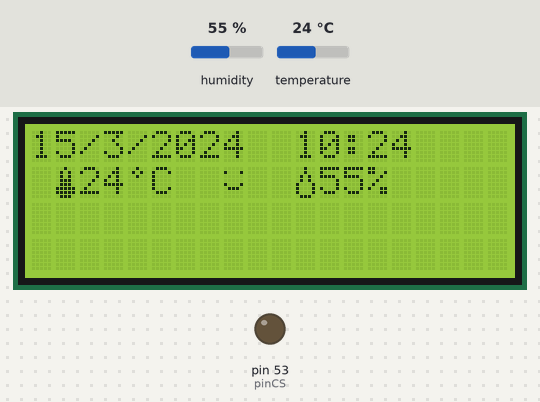
This sketch was run on a simulated Arduino Mega 2560, built for the host (arithmetic inside an expression is 32-bit, double 64-bit). Parts: 20×4 character LCD, output pins drawn as LEDs (lit = HIGH). The test bench sets the inputs (shaded band); at power-on: humidity 55 %, temperature 24 °C. WiFi joins after 1.5 s; servers stay silent unless stated; the local clock reads 2024-03-15 10:24:30 at power-on unless the sketch sets it; storage starts empty; what the sketch prints to the serial monitor is not drawn.

Above: at 3.5 s.
3.6 s: humidity set to 22 %
At 6.0 s:
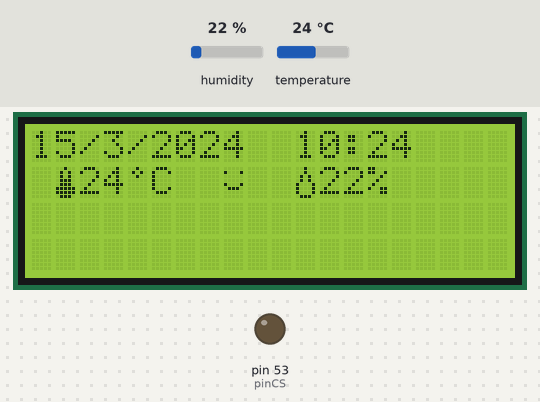
6.5 s: temperature set to 12 °C
At 7.7 s:
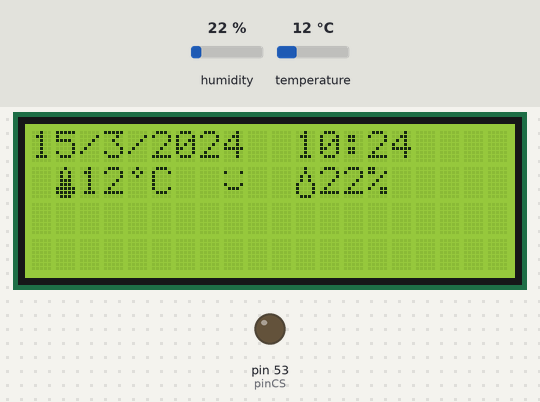
8.6 s: humidity set to 40 %
At 10.4 s:
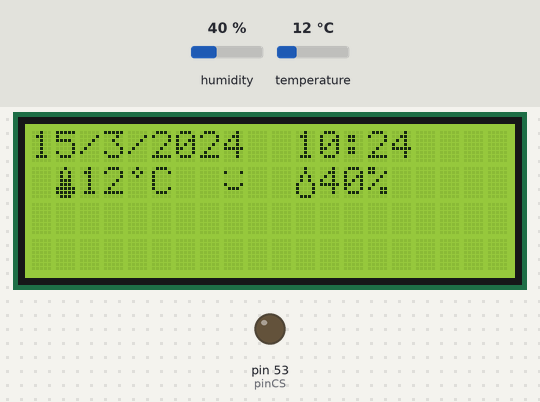
10.7 s: temperature set to 19 °C
At 31.0 s:
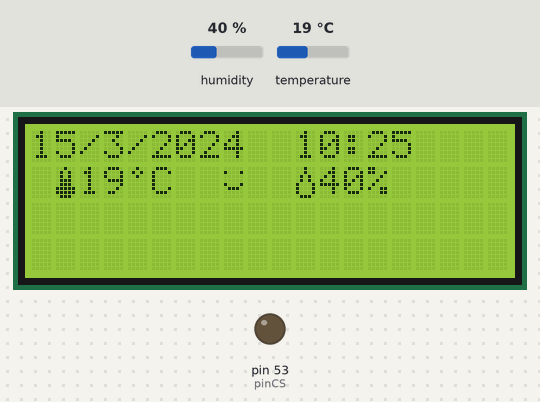
Timing chart, 0 to 31.8 s (numbered marks = the images above; inputs shaded):
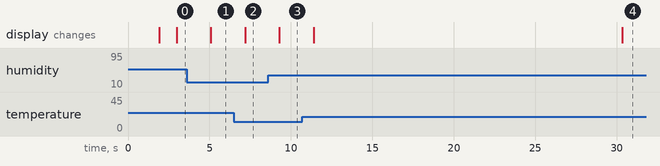

The sketch:

All_inBlynk.ino
```cpp
// Ks code for DHT 11 sensor with the timestamp.
// Provides a data registering onto a SD card, a display throughout the serial monitor,
// an LCD display and wifi ( requires blynk app + the auth[] key writen below)

#include "DHT.h"
#include <SD.h>
#include <SPI.h>
#include <LiquidCrystal_I2C.h> // includes the LiquidCrystal_I2C Library
#include <virtuabotixRTC.h> // includes the library for RTC DS1302
#include <ESP8266_Lib.h>
#include <BlynkSimpleShieldEsp8266.h>
#define BLYNK_PRINT Serial

#define DHTPIN 2     // what digital pin we're connected to

#define DHTTYPE DHT11   // DHT 11

#define EspSerial Serial1 // Hardware Serial on Mega, Leonardo, Micro...
// or Software Serial on Uno, Nano...
//#include <SoftwareSerial.h>
//SoftwareSerial EspSerial(2, 3); // RX, TX
// Using this code, we can emulate other RX & TX pins
// for serial communication. It is required for Arduino Uno
// since the RX0 & TX0 are already used by the USB connexion
// to the computer, and therefore they are not available.

// Your ESP8266 baud rate:
#define ESP8266_BAUD 115200 // Depends on the ESP module, ours is 115200

// Initialize Wifi communication
ESP8266 wifi(&EspSerial);

// Initialize SD file
File myFile;

// Indicate the pin where we plug the RTC module
int pinCS = 53; // pin 10 on Arduino Uno & 53 on Mega !


// Initialize DHT sensor.
DHT dht(DHTPIN, DHTTYPE);
// Creation of the display
LiquidCrystal_I2C lcd(0x27,20,4);
// Wiring infos for RTC
virtuabotixRTC myRTC(6, 7, 8);
//Icons on the LCD
byte th[8] = //icon for thermometer
{
    B00100,
    B01010,
    B01010,
    B01110,
    B01110,
    B11111,
    B11111,
    B01110
};

byte hum[8] = //icon for water droplet
{
    B00100,
    B00100,
    B01010,
    B01010,
    B10001,
    B10001,
    B10001,
    B01110,
};

byte smiley[8] = { // icon for smiley
  B00000,
  B10001,
  B00000,
  B00000,
  B10001,
  B01110,
  B00000,
};

byte deg[8] = { //icon for degrees = °
  B00100,
  B01010,
  B00100,
  B00000,
  B00000,
  B00000,
  B00000,
};


// You should get Auth Token in the Blynk App.
// Go to the Project Settings (nut icon).
char auth[] = "e9a83c1de755439997fa31c65982d722";

// Your WiFi credentials.
// Set password to "" for open networks.
char ssid[] = "Intership"; // Always keep the "" !
char pass[] = "42788201"; // Here aswell


void setup()
{

  // Set ESP8266 baud rate
  EspSerial.begin(ESP8266_BAUD);

// Open the serial communication
  Serial.begin(9600);
  Serial.println("DHT11 test!");

// Start to connect to wifi
  Serial.println("Connecting to Wifi ...");
  Blynk.begin(auth, wifi, ssid, pass);
  // You can also specify server:
  //Blynk.begin(auth, wifi, ssid, pass, "blynk-cloud.com", 8442);
  //Blynk.begin(auth, wifi, ssid, pass, IPAddress(192,168,1,100), 8442);

  dht.begin(); // Initialize the dht
  Serial.println("Wifi connected !");
  Serial.println("Start SD Card initialization ...");
  pinMode(pinCS, OUTPUT); // Initialize the RTC module

  // SD Card Initialization
  if (SD.begin()) {
    Serial.println("SD Card is ready to use.");
  } else {
    Serial.println("SD Card initialization failed");
    return;
  }

  lcd.init(); // Initializes the interface to the LCD screen
  lcd.backlight();  // Enable the backlight for better visibility

  lcd.createChar(1,th); // Create all icons that we set previously
  lcd.createChar(2,hum); // and attribute them a number
  lcd.createChar(3,smiley);
  lcd.createChar(4,deg);

  //Set current date : (sec,min,hours,day,daydate,monthdate,yeardate)
 // myRTC.setDS1302Time(40,20,11,3,13,6,2018);
  // Have to be commented after first programmation.
  // We don't want to reprogram the date for each use, that's why we use battery
  // and we then comment this part after first use
}

void loop()
{
  Blynk.run();
  // Wait a few seconds between measurements.
  delay(1000); // Curently 1s but can change the value (on milliseconds here)

  int h = dht.readHumidity();
  int t = dht.readTemperature(); // or dht.readTemperature(true) for Fahrenheit

  if (isnan(h) || isnan(t)) {
    Serial.println("Failed to read from DHT sensor!");
    return;
  }
  // You can send any value at any time.
  // Please don't send more that 10 values per second.
  Blynk.virtualWrite(V5, h);
  Blynk.virtualWrite(V6, t);

  myRTC.updateTime(); // Updating the time from RTC

 //  Print everything in the serial monitor
  Serial.print(myRTC.dayofmonth);
  Serial.print("/");
  Serial.print(myRTC.month);
  Serial.print("/");
  Serial.print(myRTC.year);
  Serial.print("  ");
  Serial.print(myRTC.hours);
  Serial.print(":");
  Serial.print(myRTC.minutes);
  Serial.print("Humidity: ");
  Serial.print(h);
  Serial.print(" %\t");
  Serial.print("Temperature: ");
  Serial.print(t);
  Serial.print(" *C \n ");

  // Writing datas inside SD file
  myFile = SD.open("dht11.txt", FILE_WRITE); // can change the file name by modifying here "dht11.txt"
  // if the file opened okay, write to it:
  if (myFile) {
    myFile.print(myRTC.dayofmonth);
    myFile.print("/");
    myFile.print(myRTC.month);
    myFile.print("/");
    myFile.print(myRTC.year);
    myFile.print("  ");
    myFile.print(myRTC.hours);
    myFile.print(":");
    myFile.print(myRTC.minutes);
    myFile.print("  Humidity: ");
    myFile.print(h);
    myFile.print(" %\t");
    myFile.print("Temperature: ");
    myFile.print(t);
    myFile.println(" *C");
    myFile.close();
  }
  // if the file didn't open, print an error:
  else {
    Serial.println("error opening dht11.txt");
  }


  // Printing part on the LCD Screen
  lcd.setCursor(0,0); // set cursor line 1
  lcd.print(myRTC.dayofmonth);
  lcd.print("/");
  lcd.print(myRTC.month); // dates & time ..
  lcd.print("/");
  lcd.print(myRTC.year);
  lcd.print("  ");
  lcd.print(myRTC.hours);
  lcd.print(":");
  lcd.print(myRTC.minutes);
  lcd.setCursor(1,1); // set cursor line 2 a pixel ahead to get things centered
  lcd.write(1); // thermometer symbol
  lcd.print(t); // temperature value from the sensor
  lcd.write(4); // Degree symbol °
  lcd.print("C  ");
  lcd.write(3); // Smiley symbol
  lcd.print("  ");
  lcd.write(2); // Droplet symbol
  lcd.print(h); // humidity value from the sensor
  lcd.print("%");

}
```

Measured:
- after the input at 3.6 s, the display: changes after 1.5 s (image 1)
- after the input at 6.5 s, the display: changes after 0.69 s (image 2)
- after the input at 8.6 s, the display: changes after 0.69 s (image 3)
- after the input at 10.7 s, the display: first changes after 0.70 s (image 4 shows a later state)
